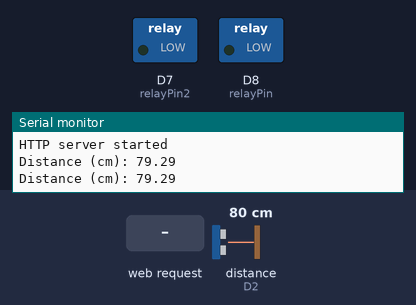
A sketch run on a simulated ESP8266 (NodeMCU). On the bench: switched loads named in the sketch (green lamp = pin HIGH), the last lines printed to the serial monitor. Wiring (inferred from the names in the program): ultrasonic range finder: trigger D1; echo D2. The inputs (shaded band) are chosen by the test bench; at power-on: distance to the obstacle (sensor on D2) 80 cm. The echo pulse lasts 58.3 µs per cm; WiFi joins after 1.5 s; servers stay silent unless stated; pins used as bus, display or sensor lines are not drawn.

Above: at 2.7 s.
2.8 s: HTTP request GET /on received
At 3.6 s:
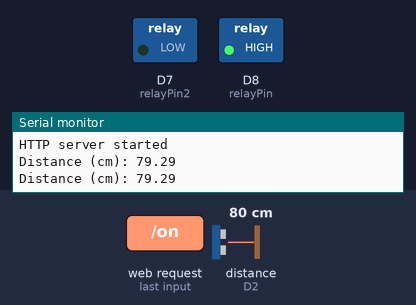
5.3 s: HTTP request GET /off received
At 6.0 s:
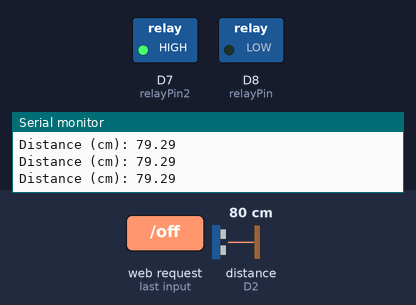
Timing chart, 0 to 8.3 s (numbered marks = the images above; inputs shaded):
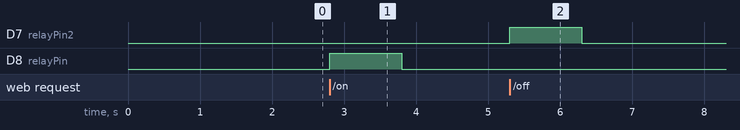

The sketch:

PorteGarageV2.ino
```cpp
#include <ESP8266WiFi.h>
#include <WiFiClient.h>
#include <ESP8266WebServer.h>
#include <ESP8266mDNS.h>


WiFiClient client;

char* ssid = "YOUR_SSID";
char* password = "YOUR_PASSWORD";
const char* host = "maker.ifttt.com";
MDNSResponder mdns;
long port = 3000;
ESP8266WebServer server(port);
int timer = 30;

const int led = 2;
int relayPin = D8;
int relayPin2 = D7;

String Etat = "jsp";

const int trigPin = 5;
const int echoPin = 4;
const int tempsOuverturePorteEnMs=20000;

#define SOUND_VELOCITY 0.034

long duration;
float distanceCm;
unsigned long chronoDemarragePorte;
unsigned long chronoRafraichirEtat;
bool porteSOuvre;
bool porteSeFerme;

// sécurisation
const char* www_username = "USERNAME_WEBPAGE";
const char* www_password = "PASSWORD_WEBPAGE";

void handle_root()
{
    autentification();

    String page = "<!DOCTYPE html>";

    page += "<html lang='fr'>";

    page += "<head>";
    page += "    <title>Serveur ESP32</title>";
    page += "    <meta http-equiv='refresh' content='60' name='viewport' content='width=device-width, initial-scale=1' charset='UTF-8' />";
    page += "    <link rel='stylesheet' href='https://www.w3schools.com/w3css/4/w3.css'>";
    page += "</head>";

    page += "<body>";
    page += "    <div class='w3-card w3-blue w3-padding-small w3-jumbo w3-center'>";

    page += "        <p>La porte de garage est " + Etat + "</p>";
    page += "    </div>";

    page += "    <div class='w3-bar'>";
    if (!porteSOuvre && !porteSeFerme)
    {
      page += "        <a href='/on?pass="+server.arg("pass")+"' class='w3-bar-item w3-button w3-border w3-jumbo' style='width:50%; height:50%;'>Ouvrir</a>";
      page += "        <a href='/off?pass="+server.arg("pass")+"' class='w3-bar-item w3-button w3-border w3-jumbo' style='width:50%; height:50%;'>Fermer</a>";
    }

    page += "        <a href='/etat' </a>";

    page += "    </div>";

    page += "    <div class='w3-center w3-padding-16'>";
    page += "    </div>";

    page += "</body>";

    page += "</html>";

    server.setContentLength(page.length());
    server.send(200, "text/html", page);
}


void handleEtat()
{
    server.send(200, "text/plain", Etat);
}

void handleOn()
{
    autentification();

    digitalWrite(relayPin, HIGH);
    delay(1000);
    digitalWrite(relayPin, LOW);
    chronoDemarragePorte = millis();
    porteSOuvre = true;
    server.sendHeader("Location","/?pass="+server.arg("pass"));
    server.send(303);
}

void handleOff()
{
    autentification();

    digitalWrite(relayPin2, HIGH);
    delay(1000);
    digitalWrite(relayPin2, LOW);
    chronoDemarragePorte = millis();
    porteSeFerme = true;
    server.sendHeader("Location","/?pass="+server.arg("pass"));
    server.send(303);
}


void connect(char *_SSID, char* _PWD)
{
  Serial.println("");
  Serial.print("Connecting ");
  Serial.print(_SSID);
  Serial.print(" password = ");
  Serial.print( _PWD);

  WiFi.begin(_SSID, _PWD);
  Serial.println("");

  int h = 0;

  while (WiFi.status() != WL_CONNECTED)
  {
    delay(500);
    Serial.print(".");

    if (h++ > 40)
    {
      Serial.println();
      Serial.println("Failed to connect");
      return;
    }
  }

  Serial.println("");
  Serial.print("Connected to ");
  Serial.println(ssid);
  Serial.print("IP address: ");
  Serial.println(WiFi.localIP());

}


void setup()
{
  Serial.begin(9600);
  pinMode(trigPin, OUTPUT);
  pinMode(echoPin, INPUT);
  digitalWrite(led, LOW);
  pinMode(relayPin,OUTPUT);
  pinMode(relayPin2,OUTPUT);
  server.on("/", handle_root);
  server.on("/on", handleOn);
  server.on("/off", handleOff);
  server.on("/etat", handleEtat);

  connect(ssid, password);

  if (mdns.begin("esp8266", WiFi.localIP()))
  {
    Serial.println("MDNS responder started");
  }
  server.on("/", handle_root);
  server.begin(); // demarrage du serveur
  Serial.println("HTTP server started");
}


void loop()
{
  server.handleClient();

  if (millis()-chronoRafraichirEtat>1000)
  {
    chronoRafraichirEtat=millis();

    digitalWrite(trigPin, LOW);
    delayMicroseconds(2);
    digitalWrite(trigPin, HIGH);
    delayMicroseconds(10);
    digitalWrite(trigPin, LOW);
    duration = pulseIn(echoPin, HIGH);
    distanceCm = duration * SOUND_VELOCITY/2;
    Serial.print("Distance (cm): ");
    Serial.println(distanceCm);
  }

  if (porteSOuvre)
  {
    int tempsRestant = tempsOuverturePorteEnMs - (millis()-chronoDemarragePorte);
    if (tempsRestant<=0)
    {
      porteSOuvre=false;
      tempsRestant=0;
    }
    Etat="en train de s'ouvrir ["+String(tempsRestant/1000)+"s]...";
  }
  else
  if (porteSeFerme)
  {
    int tempsRestant = tempsOuverturePorteEnMs - (millis()-chronoDemarragePorte);
    if (tempsRestant<=0)
    {
      porteSeFerme=false;
      tempsRestant=0;
    }
    Etat="en train de se fermer ["+String(tempsRestant/1000)+"s]...";
  }
  else
  {
    if(distanceCm>=200)
    {
      Etat="Ouverte";
    }
    else
    {
      Etat="Ferm&eacute;e";
    }
  }
}

void autentification()
{
    if (server.arg("pass")== www_password) return;

    if (!server.authenticate(www_username, www_password))
    {
      delay(5000);
      return server.requestAuthentication();
    }
}
```

Measured:
- after the input at 2.8 s, D8 (relayPin): LOW → HIGH at once, → LOW 1.0 s later
- after the input at 5.3 s, D7 (relayPin2): LOW → HIGH at once, → LOW 1.0 s later
